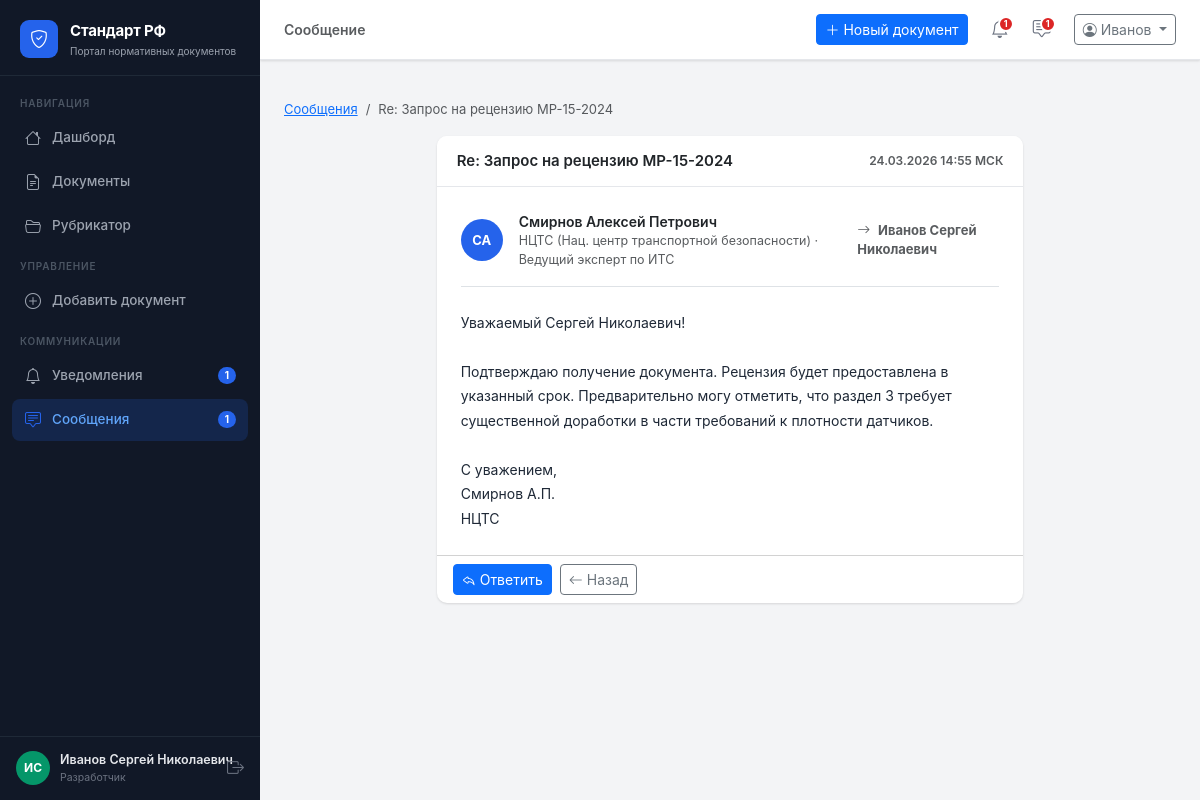
The page /messages/2 (signed in) on the database as committed earlier.
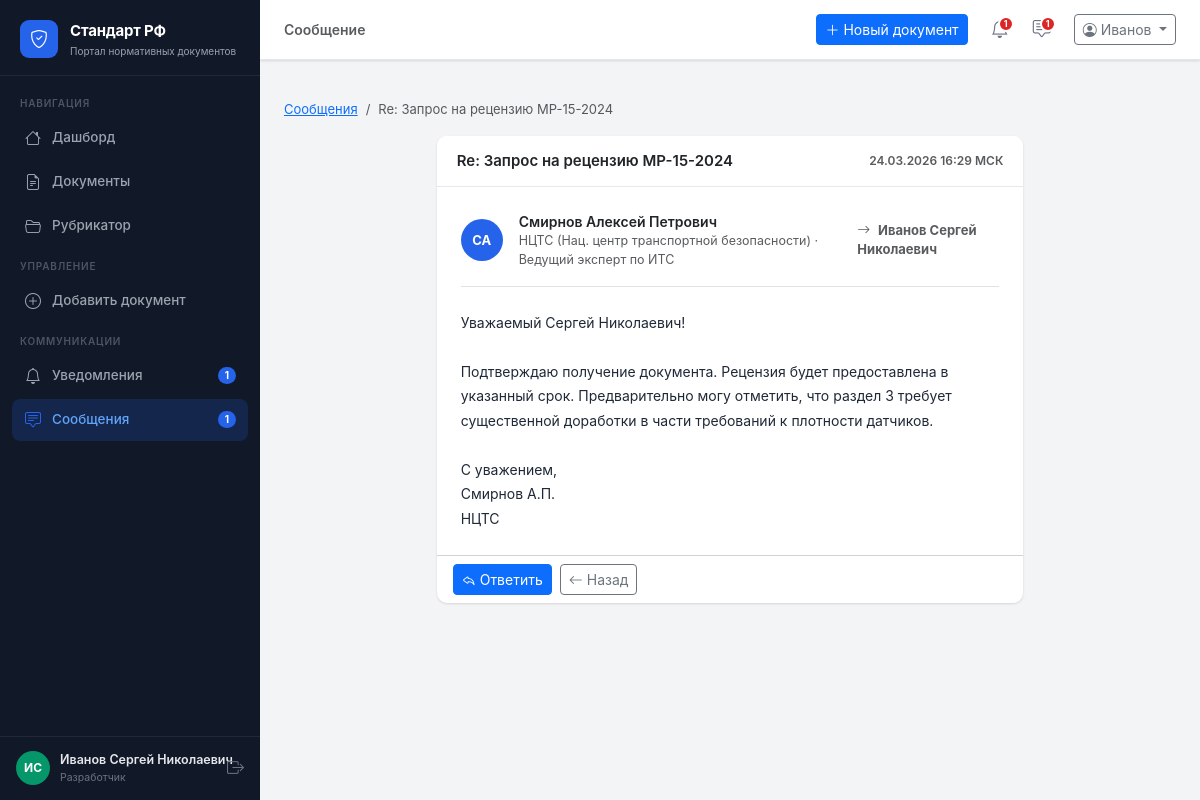
The same page on the database as committed later.
### app/models.py (models this page shows)
class Message(db.Model):
    __tablename__ = 'messages'
    id          = db.Column(db.Integer, primary_key=True)
    sender_id   = db.Column(db.Integer, db.ForeignKey('users.id'), nullable=False)
    receiver_id = db.Column(db.Integer, db.ForeignKey('users.id'), nullable=False)
    subject     = db.Column(db.String(300))
    text        = db.Column(db.Text, nullable=False)
    is_read     = db.Column(db.Boolean, default=False)
    created_at  = db.Column(db.DateTime, default=datetime.utcnow)
    sender   = db.relationship('User', foreign_keys=[sender_id],   backref='sent_messages')
    receiver = db.relationship('User', foreign_keys=[receiver_id], backref='received_messages')

### app/routes/messages.py (the view)
@messages_bp.route('/<int:msg_id>')
@login_required
def view(msg_id):
    user = get_current_user()
    msg  = Message.query.get_or_404(msg_id)
    if msg.receiver_id == user.id and not msg.is_read:
        msg.is_read = True
        db.session.commit()
    return render_template('messages/view.html', msg=msg, user=user)

### app/models.py (called while the page is built)
    def get_initials(self):
        if self.full_name:
            parts = self.full_name.split()
            if len(parts) >= 2:
                return f"{parts[0][0]}{parts[1][0]}".upper()
            return self.full_name[:2].upper()
        return self.username[:2].upper()

    def role_label(self):
        return {'admin': 'Сис. администратор', 'org': 'Разработчик', 'organization': 'Организация', 'expert': 'Эксперт'}.get(self.role, self.role)

    def unread_notifications(self):
        return Notification.query.filter_by(user_id=self.id, is_read=False).count()

    def unread_messages(self):
        return Message.query.filter_by(receiver_id=self.id, is_read=False).count()

### app/utils.py (called while the page is built)
def login_required(f):
    @wraps(f)
    def decorated(*args, **kwargs):
        if 'user_id' not in session:
            return redirect(url_for('auth.login'))
        return f(*args, **kwargs)
    return decorated

def get_current_user():
    if 'user_id' in session:
        return User.query.get(session['user_id'])
    return None

### app/templates/messages/view.html (shortened to what this page needs)
{% extends 'base.html' %}
{% block page_title %}Сообщение{% endblock %}
{% block content %}
<nav aria-label="breadcrumb" class="mb-3">
  <ol class="breadcrumb" style="font-size:13px;">
    <li class="breadcrumb-item"><a href="{{ url_for('messages.index') }}">Сообщения</a></li>
    <li class="breadcrumb-item active">{{ msg.subject or '(без темы)' }}</li>
  </ol>
</nav>
<div class="row justify-content-center">
  <div class="col-xl-8">
    <div class="card">
      <div class="card-header d-flex align-items-center justify-content-between">
        <span class="fw-semibold" style="font-size:15px;">{{ msg.subject or '(без темы)' }}</span>
        <span class="text-muted" style="font-size:12px;">
          {{ (msg.created_at | msk).strftime('%d.%m.%Y %H:%M') }} МСК
        </span>
      </div>
      <div class="card-body p-4">
        <div class="d-flex align-items-center gap-3 mb-4 pb-3 border-bottom">
          <div class="user-avatar" style="width:42px;height:42px;font-size:13px;background:#2563eb;">
            {{ msg.sender.get_initials() }}
          </div>
          <div>
            <div class="fw-semibold" style="font-size:14px;">{{ msg.sender.full_name }}</div>
            <div class="text-muted" style="font-size:12.5px;">
              {{ msg.sender.organization }} · {{ msg.sender.position }}
            </div>
          </div>
          <div class="ms-auto text-muted" style="font-size:13px;">
            <i class="bi bi-arrow-right me-1"></i>
            <strong>{{ msg.receiver.full_name }}</strong>
          </div>
        </div>
        <div style="font-size:14px;line-height:1.75;white-space:pre-wrap;color:#1f2937;">{{ msg.text }}</div>
      </div>
      <div class="card-footer bg-transparent d-flex gap-2">
        <a href="{{ url_for('messages.compose') }}?to={{ msg.sender_id }}"
           class="btn btn-primary btn-sm">
          <i class="bi bi-reply me-1"></i>Ответить
        </a>
        <a href="{{ url_for('messages.index') }}" class="btn btn-outline-secondary btn-sm">
          <i class="bi bi-arrow-left me-1"></i>Назад
        </a>
      </div>
    </div>
  </div>
</div>
{% endblock %}

Rows that differ between the two databases and show on the page:
changed Message: created_at "24.03.2026 14:55" → "24.03.2026 16:29"
